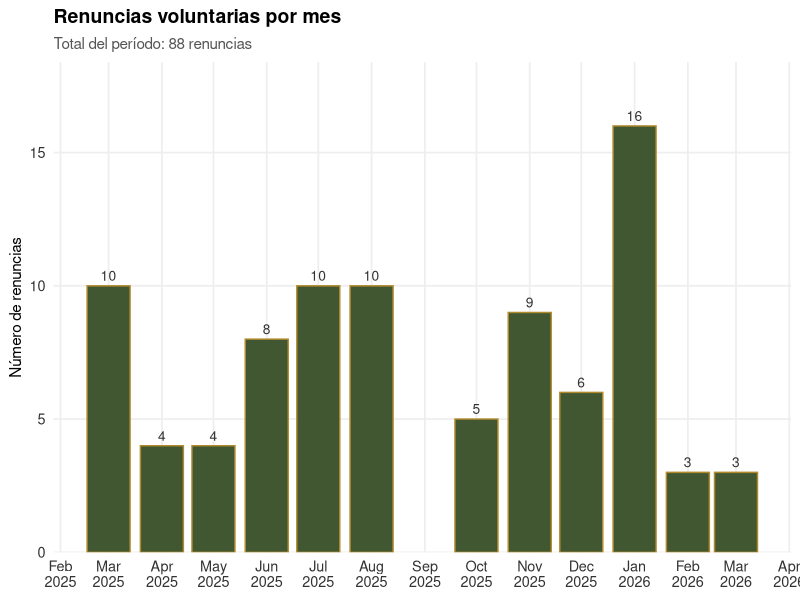
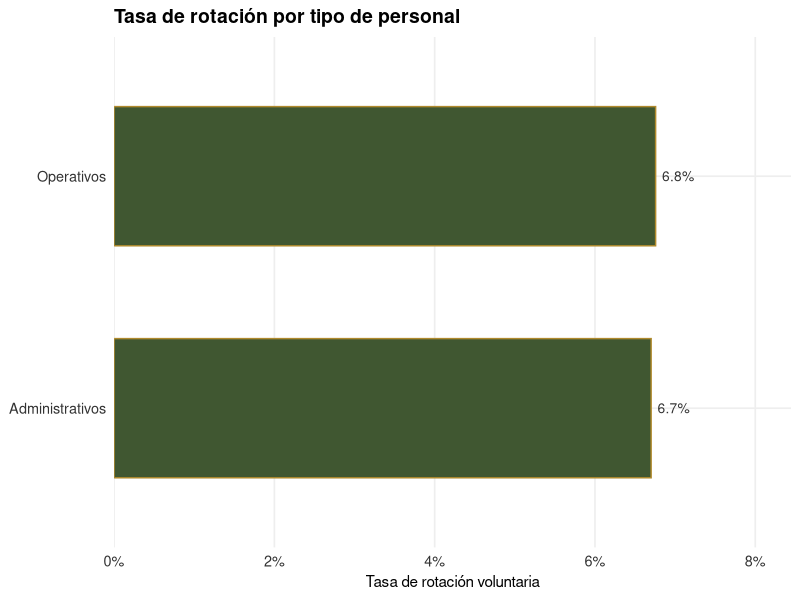
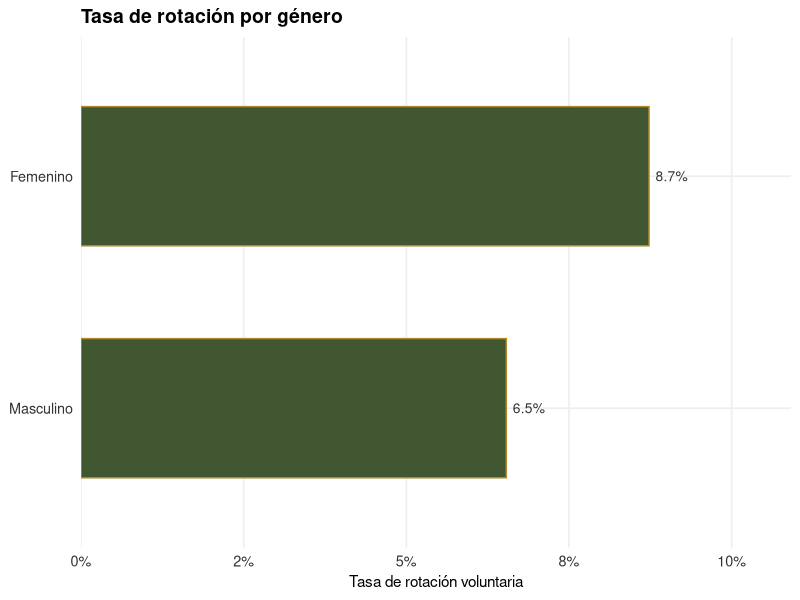
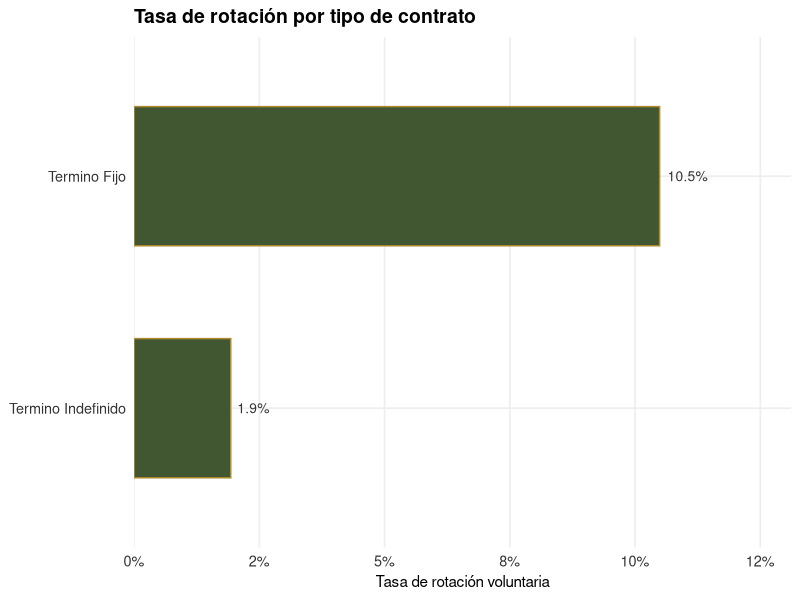
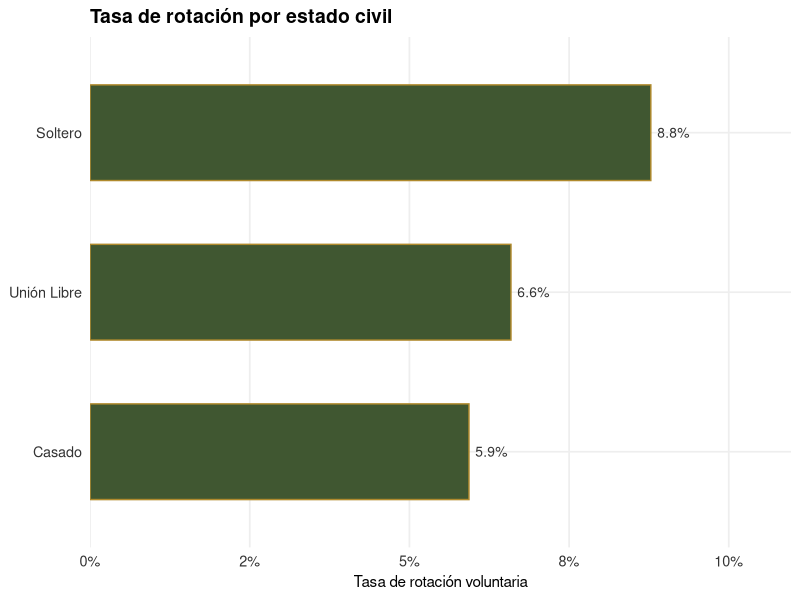
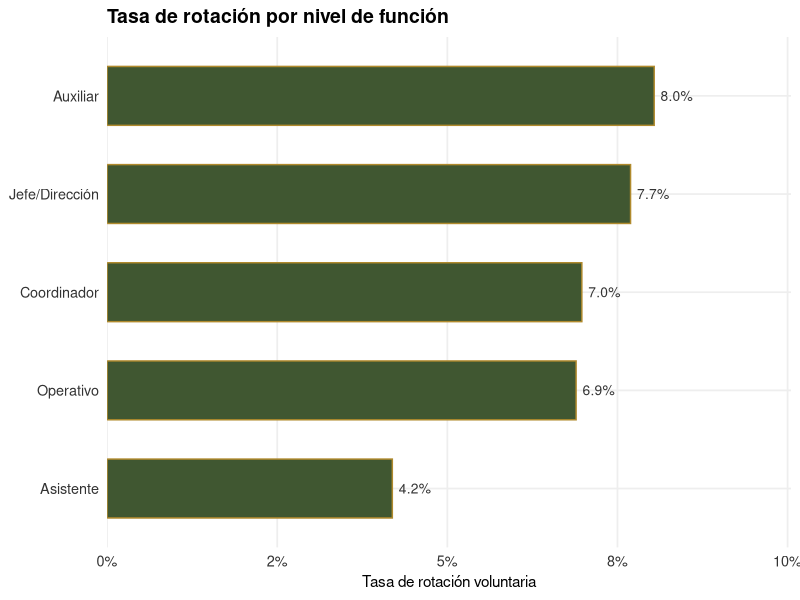
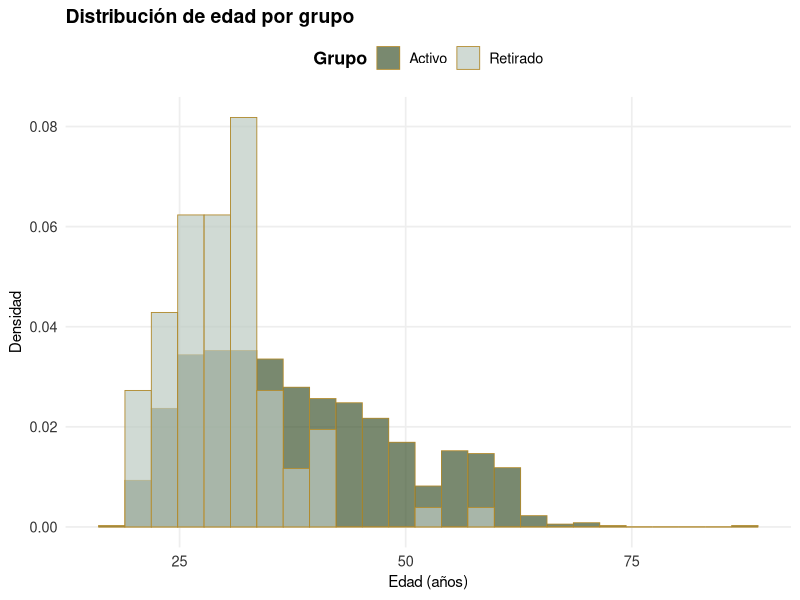
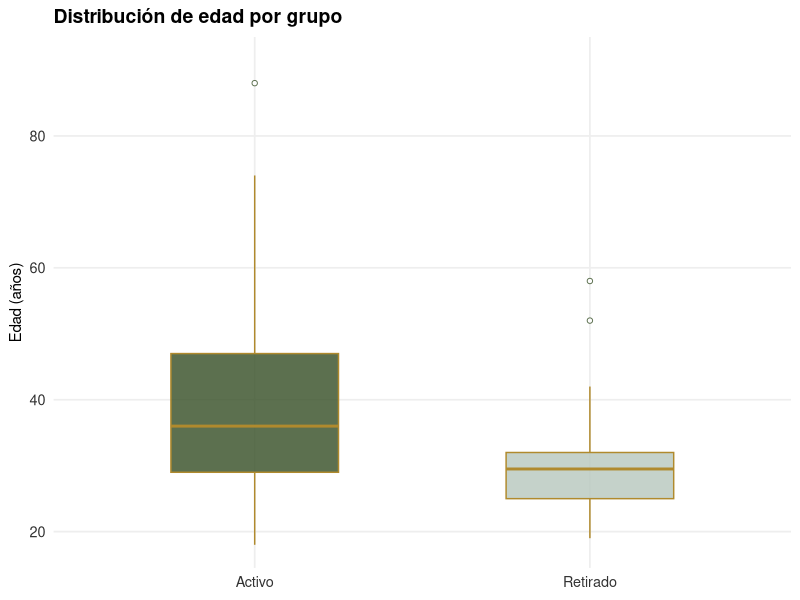

Source code (R) for these figures, in order:
## ---- chunk 1
library(tidyverse)
library(readxl)
library(knitr)
library(kableExtra)
library(scales)
library(lubridate)

activos_raw   <- read_excel("data/activos_da17.xlsx",
                            col_types = c(rep("guess", 19), "text", "text"))
retirados_raw <- read_excel("data/retirados_da17.xlsx",
                            col_types = c(rep("guess", 19), "text", "text"))

df <- bind_rows(activos_raw, retirados_raw) %>%
  filter(función != "APRENDIZ") %>%
  mutate(
    estado        = factor(estado, levels = c("Activo", "Retirado")),
    género        = factor(género, levels = c("Masculino", "Femenino")),
    tipo_personal = fct_collapse(tipo_personal,
      "Administrativos" = c("Administrativos", "Administ/Operativ.",
                            "Coorporativo", "Corporativo"),
      "Operativos"      = "Operativos"),
    contrato      = factor(contrato),
    fecha_retiro  = if_else(fecha_retiro == "-", NA_character_, fecha_retiro),
    tipo_retiro   = if_else(tipo_retiro  == "-", NA_character_, tipo_retiro),
    antig_m       = as.numeric(antig_m),
    edad          = as.numeric(edad),
    est_civil     = case_when(
      estado_civil == "Soltero"     ~ "Soltero",
      estado_civil == "Casado"      ~ "Casado",
      estado_civil == "Union Libre" ~ "Unión Libre",
      TRUE                          ~ "Otro"
    ) %>% factor(levels = c("Soltero", "Casado", "Unión Libre", "Otro")),
    nivel_función = case_when(
      función == "OPERATIVO"                                            ~ "Operativo",
      función == "AUXILIAR"                                             ~ "Auxiliar",
      función == "ASISTENTE"                                            ~ "Asistente",
      función == "COORDINADOR"                                          ~ "Coordinador",
      función %in% c("JEFE", "DIRECTOR", "GERENCIA", "VICEPRESIDENTE") ~ "Jefe/Dirección"
    ) %>% factor(levels = c("Operativo", "Auxiliar", "Asistente",
                             "Coordinador", "Jefe/Dirección")),
    fecha_retiro_dt = as.Date(as.numeric(fecha_retiro), origin = "1899-12-30"),
    mes_retiro      = floor_date(fecha_retiro_dt, "month")
  )

paleta <- c("Activo" = "#405731", "Retirado" = "#bbcac1")

tema <- theme_minimal(base_size = 13) +
  theme(
    plot.title       = element_text(face = "bold", size = 14, hjust = 0),
    plot.subtitle    = element_text(size = 11, color = "#555555", hjust = 0),
    axis.text        = element_text(color = "#333333"),
    axis.title       = element_text(size = 11),
    panel.grid.major = element_line(color = "#eeeeee"),
    panel.grid.minor = element_blank(),
    legend.position  = "top",
    legend.title     = element_text(face = "bold")
  )

n_activos    <- df %>% filter(estado == "Activo")   %>% nrow()
n_retirados  <- df %>% filter(estado == "Retirado") %>% nrow()
tasa_general <- n_retirados / n_activos
## ---- chunk 2
tibble(
  Indicador = c(
    "Empleados activos (marzo 2026)",
    "Renuncias voluntarias (mar 2025 – mar 2026)",
    "Tasa de rotación voluntaria"
  ),
  Valor = c(
    as.character(n_activos),
    as.character(n_retirados),
    percent(tasa_general, accuracy = 0.1)
  )
) %>%
  kable(caption = "Tasa de rotación voluntaria — período marzo 2025 a marzo 2026") %>%
  kable_styling(bootstrap_options = c("striped", "hover"),
                full_width = FALSE) %>%
  row_spec(0, background = "#405731", color = "white", bold = TRUE)
## ---- chunk 3
df %>%
  filter(estado == "Retirado") %>%
  count(mes_retiro) %>%
  ggplot(aes(x = mes_retiro, y = n)) +
  geom_col(fill = "#405731", color = "#b08a2d", width = 25) +
  geom_text(aes(label = n), vjust = -0.5, size = 3.5, color = "#333333") +
  scale_x_date(date_breaks = "1 month", date_labels = "%b\n%Y") +
  scale_y_continuous(expand = expansion(mult = c(0, 0.15))) +
  labs(title    = "Renuncias voluntarias por mes",
       subtitle = paste0("Total del período: ", n_retirados, " renuncias"),
       x        = NULL,
       y        = "Número de renuncias") +
  tema
## ---- chunk 4
calcular_tasa <- function(var) {
  df %>%
    count(estado, {{ var }}) %>%
    pivot_wider(names_from = estado, values_from = n, values_fill = 0) %>%
    mutate(
      Total = Activo + Retirado,
      Tasa  = percent(Retirado / Total, accuracy = 0.1)
    ) %>%
    rename(Categoría = {{ var }})
}

bind_rows(
  calcular_tasa(tipo_personal) %>% mutate(Variable = "Tipo de personal"),
  calcular_tasa(género)        %>% mutate(Variable = "Género"),
  calcular_tasa(contrato)      %>% mutate(Variable = "Tipo de contrato"),
  calcular_tasa(est_civil)     %>% mutate(Variable = "Estado civil"),
  calcular_tasa(nivel_función) %>% mutate(Variable = "Nivel de función")
) %>%
  select(Variable, Categoría, Activo, Retirado, Total, Tasa) %>%
  kable(caption = "Tasa de rotación voluntaria por segmento") %>%
  kable_styling(bootstrap_options = c("striped", "hover", "condensed"),
                full_width = FALSE) %>%
  row_spec(0, background = "#405731", color = "white", bold = TRUE)
## ---- chunk 5
df %>%
  count(estado, tipo_personal) %>%
  group_by(tipo_personal) %>%
  mutate(tasa = n / sum(n)) %>%
  filter(estado == "Retirado") %>%
  ggplot(aes(x = reorder(tipo_personal, tasa), y = tasa)) +
  geom_col(fill = "#405731", color = "#b08a2d", width = 0.6) +
  geom_text(aes(label = percent(tasa, accuracy = 0.1)),
            hjust = -0.2, size = 3.5, color = "#333333") +
  scale_y_continuous(labels = percent_format(accuracy = 1),
                     expand = expansion(mult = c(0, 0.25))) +
  coord_flip() +
  labs(title = "Tasa de rotación por tipo de personal",
       x = NULL, y = "Tasa de rotación voluntaria") +
  tema
## ---- chunk 6
df %>%
  count(estado, género) %>%
  group_by(género) %>%
  mutate(tasa = n / sum(n)) %>%
  filter(estado == "Retirado") %>%
  ggplot(aes(x = reorder(género, tasa), y = tasa)) +
  geom_col(fill = "#405731", color = "#b08a2d", width = 0.6) +
  geom_text(aes(label = percent(tasa, accuracy = 0.1)),
            hjust = -0.2, size = 3.5, color = "#333333") +
  scale_y_continuous(labels = percent_format(accuracy = 1),
                     expand = expansion(mult = c(0, 0.25))) +
  coord_flip() +
  labs(title = "Tasa de rotación por género",
       x = NULL, y = "Tasa de rotación voluntaria") +
  tema
## ---- chunk 7
df %>%
  count(estado, contrato) %>%
  group_by(contrato) %>%
  mutate(tasa = n / sum(n)) %>%
  filter(estado == "Retirado") %>%
  ggplot(aes(x = reorder(contrato, tasa), y = tasa)) +
  geom_col(fill = "#405731", color = "#b08a2d", width = 0.6) +
  geom_text(aes(label = percent(tasa, accuracy = 0.1)),
            hjust = -0.2, size = 3.5, color = "#333333") +
  scale_y_continuous(labels = percent_format(accuracy = 1),
                     expand = expansion(mult = c(0, 0.25))) +
  coord_flip() +
  labs(title = "Tasa de rotación por tipo de contrato",
       x = NULL, y = "Tasa de rotación voluntaria") +
  tema
## ---- chunk 8
df %>%
  count(estado, est_civil) %>%
  group_by(est_civil) %>%
  mutate(tasa = n / sum(n)) %>%
  filter(estado == "Retirado") %>%
  ggplot(aes(x = reorder(est_civil, tasa), y = tasa)) +
  geom_col(fill = "#405731", color = "#b08a2d", width = 0.6) +
  geom_text(aes(label = percent(tasa, accuracy = 0.1)),
            hjust = -0.2, size = 3.5, color = "#333333") +
  scale_y_continuous(labels = percent_format(accuracy = 1),
                     expand = expansion(mult = c(0, 0.25))) +
  coord_flip() +
  labs(title = "Tasa de rotación por estado civil",
       x = NULL, y = "Tasa de rotación voluntaria") +
  tema
## ---- chunk 9
df %>%
  count(estado, nivel_función) %>%
  group_by(nivel_función) %>%
  mutate(tasa = n / sum(n)) %>%
  filter(estado == "Retirado") %>%
  ggplot(aes(x = reorder(nivel_función, tasa), y = tasa)) +
  geom_col(fill = "#405731", color = "#b08a2d", width = 0.6) +
  geom_text(aes(label = percent(tasa, accuracy = 0.1)),
            hjust = -0.2, size = 3.5, color = "#333333") +
  scale_y_continuous(labels = percent_format(accuracy = 1),
                     expand = expansion(mult = c(0, 0.25))) +
  coord_flip() +
  labs(title = "Tasa de rotación por nivel de función",
       x = NULL, y = "Tasa de rotación voluntaria") +
  tema
## ---- chunk 10
df %>%
  group_by(estado) %>%
  summarise(
    Media   = round(mean(edad), 1),
    DE      = round(sd(edad), 1),
    CV      = paste0(round(sd(edad)/mean(edad)*100, 1), "%"),
    Mín     = min(edad),
    Q25     = quantile(edad, 0.25),
    Mediana = median(edad),
    Q75     = quantile(edad, 0.75),
    IQR     = IQR(edad),
    Máx     = max(edad)
  ) %>%
  rename(Grupo = estado) %>%
  kable(caption = "Estadísticos descriptivos — Edad (años)") %>%
  kable_styling(bootstrap_options = c("striped", "hover", "condensed"),
                full_width = FALSE) %>%
  row_spec(0, background = "#405731", color = "white", bold = TRUE) %>%
  row_spec(1, background = "#e8f0eb") %>%
  row_spec(2, background = "#f5ede0")
## ---- chunk 11
ggplot(df, aes(x = edad, fill = estado)) +
  geom_histogram(aes(y = after_stat(density)),
                 bins = 25, alpha = 0.7,
                 position = "identity",
                 color = "#b08a2d", linewidth = 0.3) +
  scale_fill_manual(values = paleta) +
  labs(title = "Distribución de edad por grupo",
       x     = "Edad (años)",
       y     = "Densidad",
       fill  = "Grupo") +
  tema
## ---- chunk 12

ggplot(df, aes(x = estado, y = edad, fill = estado)) +
  geom_boxplot(alpha = 0.85, outlier.shape = 21,
               outlier.fill = "white",
               outlier.color = "#405731",
               color = "#b08a2d",
               width = 0.5) +
  scale_fill_manual(values = paleta) +
  scale_y_continuous(expand = expansion(mult = c(0.05, 0.1))) +
  labs(title = "Distribución de edad por grupo",
       x     = NULL,
       y     = "Edad (años)",
       fill  = "Grupo") +
  tema +
  theme(legend.position = "none")
## ---- chunk 13

ggplot(df, aes(x = nivel_función, y = edad, fill = nivel_función)) +
  geom_boxplot(alpha = 0.85, outlier.shape = 21,
               outlier.fill = "white",
               color = "#b08a2d",
               width = 0.6) +
  scale_fill_manual(values = c("#405731", "#5a7a4a", "#7a9e6e",
                                "#bbcac1", "#d4e2de")) +
  labs(title = "Distribución de edad por nivel de función",
       x     = NULL,
       y     = "Edad (años)") +
  tema +
  theme(legend.position = "none")
## ---- chunk 14
df %>%
  group_by(estado) %>%
  summarise(
    Media   = round(mean(antig_m), 1),
    DE      = round(sd(antig_m), 1),
    CV      = paste0(round(sd(antig_m)/mean(antig_m)*100, 1), "%"),
    Mín     = min(antig_m),
    Q25     = quantile(antig_m, 0.25),
    Mediana = median(antig_m),
    Q75     = quantile(antig_m, 0.75),
    IQR     = IQR(antig_m),
    Máx     = max(antig_m)
  ) %>%
  rename(Grupo = estado) %>%
  kable(caption = "Estadísticos descriptivos — Antigüedad (meses)") %>%
  kable_styling(bootstrap_options = c("striped", "hover", "condensed"),
                full_width = FALSE) %>%
  row_spec(0, background = "#405731", color = "white", bold = TRUE) %>%
  row_spec(1, background = "#e8f0eb") %>%
  row_spec(2, background = "#f5ede0")
## ---- chunk 15
ggplot(df, aes(x = antig_m, fill = estado)) +
  geom_histogram(aes(y = after_stat(density)),
                 bins = 25, alpha = 0.7,
                 position = "identity",
                 color = "#b08a2d", linewidth = 0.3) +
  scale_fill_manual(values = paleta) +
  labs(title = "Distribución de antigüedad por grupo",
       x     = "Antigüedad (meses)",
       y     = "Densidad",
       fill  = "Grupo") +
  tema
## ---- chunk 16

ggplot(df, aes(x = estado, y = antig_m, fill = estado)) +
  geom_boxplot(alpha = 0.85, outlier.shape = 21,
               outlier.fill = "white",
               outlier.color = "#405731",
               color = "#b08a2d",
               width = 0.5) +
  scale_fill_manual(values = paleta) +
  scale_y_continuous(expand = expansion(mult = c(0.05, 0.1))) +
  labs(title = "Distribución de antigüedad por grupo",
       x     = NULL,
       y     = "Antigüedad (meses)",
       fill  = "Grupo") +
  tema +
  theme(legend.position = "none")
## ---- chunk 17

ggplot(df, aes(x = nivel_función, y = antig_m, fill = nivel_función)) +
  geom_boxplot(alpha = 0.85, outlier.shape = 21,
               outlier.fill = "white",
               color = "#b08a2d",
               width = 0.6) +
  scale_fill_manual(values = c("#405731", "#5a7a4a", "#7a9e6e",
                                "#bbcac1", "#d4e2de")) +
  labs(title = "Distribución de antigüedad por nivel de función",
       x     = NULL,
       y     = "Antigüedad (meses)") +
  tema +
  theme(legend.position = "none")
## ---- chunk 18
ggplot(df, aes(x = edad, y = antig_m, color = estado)) +
  geom_point(alpha = 0.4, size = 1.8) +
  geom_smooth(method = "lm", se = TRUE, linewidth = 1) +
  scale_color_manual(values = paleta) +
  labs(title = "Relación entre edad y antigüedad por grupo",
       x     = "Edad (años)",
       y     = "Antigüedad (meses)",
       color = "Grupo") +
  tema
## ---- chunk 19
df %>%
  count(estado, tipo_personal) %>%
  group_by(estado) %>%
  mutate(Porcentaje = percent(n / sum(n), accuracy = 0.1)) %>%
  ungroup() %>%
  rename(Grupo = estado, Categoría = tipo_personal, N = n) %>%
  kable(caption = "Distribución por tipo de personal") %>%
  kable_styling(bootstrap_options = c("striped", "hover", "condensed"),
                full_width = FALSE) %>%
  row_spec(0, background = "#405731", color = "white", bold = TRUE)
## ---- chunk 20
df %>%
  count(estado, tipo_personal) %>%
  group_by(estado) %>%
  mutate(pct = n / sum(n),
         etiqueta = paste0(n, "\n(", percent(pct, accuracy = 0.1), ")")) %>%
  ggplot(aes(x = tipo_personal, y = pct, fill = estado)) +
  geom_col(position = "dodge", width = 0.6, color = "#b08a2d") +
  geom_text(aes(label = etiqueta),
            position = position_dodge(width = 0.6),
            vjust = -0.3, size = 3.2, color = "#333333") +
  scale_y_continuous(labels = percent_format(accuracy = 1),
                     expand = expansion(mult = c(0, 0.2))) +
  scale_fill_manual(values = paleta) +
  labs(title = "Distribución por tipo de personal",
       x = NULL, y = "Porcentaje dentro del grupo", fill = "Grupo") +
  tema
## ---- chunk 21
df %>%
  group_by(tipo_personal, estado) %>%
  summarise(media = mean(edad), de = sd(edad), .groups = "drop") %>%
  ggplot(aes(x = tipo_personal, y = media,
             color = estado, group = estado)) +
  geom_point(size = 3, position = position_dodge(width = 0.4)) +
  geom_errorbar(aes(ymin = media - de, ymax = media + de),
                width = 0.2, position = position_dodge(width = 0.4),
                linewidth = 0.8) +
  scale_color_manual(values = paleta) +
  labs(title = "Edad media (±DE) por tipo de personal",
       x = NULL, y = "Edad (años)", color = "Grupo") +
  tema
## ---- chunk 22
df %>%
  count(estado, género) %>%
  group_by(estado) %>%
  mutate(Porcentaje = percent(n / sum(n), accuracy = 0.1)) %>%
  ungroup() %>%
  rename(Grupo = estado, Categoría = género, N = n) %>%
  kable(caption = "Distribución por género") %>%
  kable_styling(bootstrap_options = c("striped", "hover", "condensed"),
                full_width = FALSE) %>%
  row_spec(0, background = "#405731", color = "white", bold = TRUE)
## ---- chunk 23
df %>%
  count(estado, género) %>%
  group_by(estado) %>%
  mutate(pct = n / sum(n),
         etiqueta = paste0(n, "\n(", percent(pct, accuracy = 0.1), ")")) %>%
  ggplot(aes(x = género, y = pct, fill = estado)) +
  geom_col(position = "dodge", width = 0.6, color = "#b08a2d") +
  geom_text(aes(label = etiqueta),
            position = position_dodge(width = 0.6),
            vjust = -0.3, size = 3.2, color = "#333333") +
  scale_y_continuous(labels = percent_format(accuracy = 1),
                     expand = expansion(mult = c(0, 0.2))) +
  scale_fill_manual(values = paleta) +
  labs(title = "Distribución por género",
       x = NULL, y = "Porcentaje dentro del grupo", fill = "Grupo") +
  tema
## ---- chunk 24
df %>%
  group_by(género, estado) %>%
  summarise(media = mean(edad), de = sd(edad), .groups = "drop") %>%
  ggplot(aes(x = género, y = media,
             color = estado, group = estado)) +
  geom_point(size = 3, position = position_dodge(width = 0.4)) +
  geom_errorbar(aes(ymin = media - de, ymax = media + de),
                width = 0.2, position = position_dodge(width = 0.4),
                linewidth = 0.8) +
  scale_color_manual(values = paleta) +
  labs(title = "Edad media (±DE) por género",
       x = NULL, y = "Edad (años)", color = "Grupo") +
  tema
## ---- chunk 25
df %>%
  count(estado, contrato) %>%
  group_by(estado) %>%
  mutate(Porcentaje = percent(n / sum(n), accuracy = 0.1)) %>%
  ungroup() %>%
  rename(Grupo = estado, Categoría = contrato, N = n) %>%
  kable(caption = "Distribución por tipo de contrato") %>%
  kable_styling(bootstrap_options = c("striped", "hover", "condensed"),
                full_width = FALSE) %>%
  row_spec(0, background = "#405731", color = "white", bold = TRUE)
## ---- chunk 26
df %>%
  count(estado, contrato) %>%
  group_by(estado) %>%
  mutate(pct = n / sum(n),
         etiqueta = paste0(n, "\n(", percent(pct, accuracy = 0.1), ")")) %>%
  ggplot(aes(x = contrato, y = pct, fill = estado)) +
  geom_col(position = "dodge", width = 0.6, color = "#b08a2d") +
  geom_text(aes(label = etiqueta),
            position = position_dodge(width = 0.6),
            vjust = -0.3, size = 3.2, color = "#333333") +
  scale_y_continuous(labels = percent_format(accuracy = 1),
                     expand = expansion(mult = c(0, 0.2))) +
  scale_fill_manual(values = paleta) +
  labs(title = "Distribución por tipo de contrato",
       x = NULL, y = "Porcentaje dentro del grupo", fill = "Grupo") +
  tema
## ---- chunk 27
df %>%
  group_by(contrato, estado) %>%
  summarise(media = mean(edad), de = sd(edad), .groups = "drop") %>%
  ggplot(aes(x = contrato, y = media,
             color = estado, group = estado)) +
  geom_point(size = 3, position = position_dodge(width = 0.4)) +
  geom_errorbar(aes(ymin = media - de, ymax = media + de),
                width = 0.2, position = position_dodge(width = 0.4),
                linewidth = 0.8) +
  scale_color_manual(values = paleta) +
  labs(title = "Edad media (±DE) por tipo de contrato",
       x = NULL, y = "Edad (años)", color = "Grupo") +
  tema
## ---- chunk 28
df %>%
  count(estado, est_civil) %>%
  group_by(estado) %>%
  mutate(Porcentaje = percent(n / sum(n), accuracy = 0.1)) %>%
  ungroup() %>%
  rename(Grupo = estado, Categoría = est_civil, N = n) %>%
  kable(caption = "Distribución por estado civil") %>%
  kable_styling(bootstrap_options = c("striped", "hover", "condensed"),
                full_width = FALSE) %>%
  row_spec(0, background = "#405731", color = "white", bold = TRUE)
## ---- chunk 29
df %>%
  count(estado, est_civil) %>%
  group_by(estado) %>%
  mutate(pct = n / sum(n),
         etiqueta = paste0(n, "\n(", percent(pct, accuracy = 0.1), ")")) %>%
  ggplot(aes(x = est_civil, y = pct, fill = estado)) +
  geom_col(position = "dodge", width = 0.6, color = "#b08a2d") +
  geom_text(aes(label = etiqueta),
            position = position_dodge(width = 0.6),
            vjust = -0.3, size = 3.2, color = "#333333") +
  scale_y_continuous(labels = percent_format(accuracy = 1),
                     expand = expansion(mult = c(0, 0.2))) +
  scale_fill_manual(values = paleta) +
  labs(title = "Distribución por estado civil",
       x = NULL, y = "Porcentaje dentro del grupo", fill = "Grupo") +
  tema
## ---- chunk 30
df %>%
  group_by(est_civil, estado) %>%
  summarise(media = mean(edad), de = sd(edad), .groups = "drop") %>%
  ggplot(aes(x = est_civil, y = media,
             color = estado, group = estado)) +
  geom_point(size = 3, position = position_dodge(width = 0.4)) +
  geom_errorbar(aes(ymin = media - de, ymax = media + de),
                width = 0.2, position = position_dodge(width = 0.4),
                linewidth = 0.8) +
  scale_color_manual(values = paleta) +
  labs(title = "Edad media (±DE) por estado civil",
       x = NULL, y = "Edad (años)", color = "Grupo") +
  tema
## ---- chunk 31
df %>%
  count(estado, nivel_función) %>%
  group_by(estado) %>%
  mutate(Porcentaje = percent(n / sum(n), accuracy = 0.1)) %>%
  ungroup() %>%
  rename(Grupo = estado, Categoría = nivel_función, N = n) %>%
  kable(caption = "Distribución por nivel de función") %>%
  kable_styling(bootstrap_options = c("striped", "hover", "condensed"),
                full_width = FALSE) %>%
  row_spec(0, background = "#405731", color = "white", bold = TRUE)
## ---- chunk 32
df %>%
  count(estado, nivel_función) %>%
  group_by(estado) %>%
  mutate(pct = n / sum(n),
         etiqueta = paste0(n, "\n(", percent(pct, accuracy = 0.1), ")")) %>%
  ggplot(aes(x = nivel_función, y = pct, fill = estado)) +
  geom_col(position = "dodge", width = 0.6, color = "#b08a2d") +
  geom_text(aes(label = etiqueta),
            position = position_dodge(width = 0.6),
            vjust = -0.3, size = 3.2, color = "#333333") +
  scale_y_continuous(labels = percent_format(accuracy = 1),
                     expand = expansion(mult = c(0, 0.2))) +
  scale_fill_manual(values = paleta) +
  labs(title = "Distribución por nivel de función",
       x = NULL, y = "Porcentaje dentro del grupo", fill = "Grupo") +
  tema +
  theme(axis.text.x = element_text(angle = 15, hjust = 1))
## ---- chunk 33
df %>%
  group_by(nivel_función, estado) %>%
  summarise(media = mean(edad), de = sd(edad), .groups = "drop") %>%
  ggplot(aes(x = nivel_función, y = media,
             color = estado, group = estado)) +
  geom_point(size = 3, position = position_dodge(width = 0.4)) +
  geom_errorbar(aes(ymin = media - de, ymax = media + de),
                width = 0.2, position = position_dodge(width = 0.4),
                linewidth = 0.8) +
  scale_color_manual(values = paleta) +
  labs(title = "Edad media (±DE) por nivel de función",
       x = NULL, y = "Edad (años)", color = "Grupo") +
  tema +
  theme(axis.text.x = element_text(angle = 15, hjust = 1))
